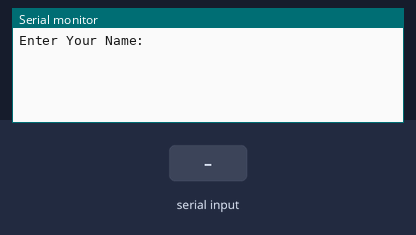
This sketch was run on a simulated Arduino Uno, built with avr-gcc and run on an emulated ATmega328P. Shown: the last lines printed to the serial monitor. The test bench sets the inputs (shaded band).

Above: at 1.2 s.
1.3 s: "male" received over Serial
At 3.5 s:
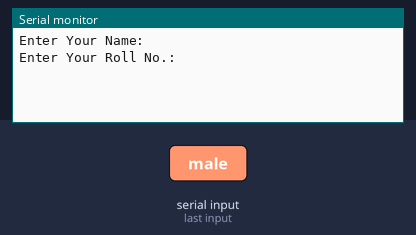
3.8 s: "cse" received over Serial
At 5.4 s:
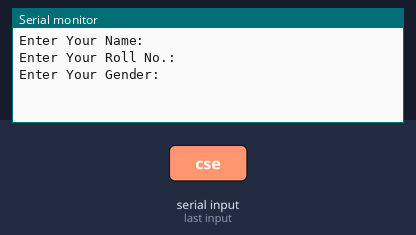
6.3 s: "ece" received over Serial
At 8.5 s:
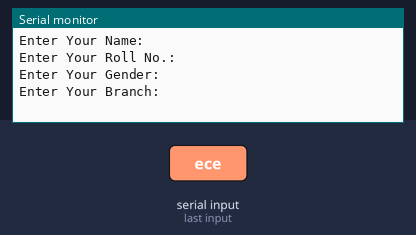
8.8 s: "1" received over Serial
At 10.4 s:
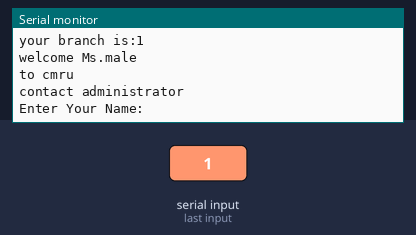

The sketch:

SERIAL_MONITOR.ino
```cpp
String n;
String r;
String g;
String b;

void setup() {
  Serial.begin(9600);
}
void loop() {
  Serial.println("Enter Your Name:");
  while (Serial.available() == 0) {}
  n=Serial.readString();

  Serial.println("Enter Your Roll No.:");
  while (Serial.available() == 0) {}
  r=Serial.readString();

  Serial.println("Enter Your Gender:");
  while (Serial.available() == 0) {}
  g=Serial.readString();

  Serial.println("Enter Your Branch:");
  while (Serial.available() == 0) {}
  b=Serial.readString();

  Serial.print("your name is:");
  Serial.println(n);
  Serial.print("your roll no. is:");
  Serial.println(r);
  Serial.print("your gender is:");
  Serial.println(g);
  Serial.print("your branch is:");
  Serial.println(b);

  if(g=="male"){
    Serial.print("welcome Mr.");
    Serial.println(n);
    Serial.println("to cmru");
  }
  else{
    Serial.print("welcome Ms.");
    Serial.println(n);
    Serial.println("to cmru");
  }
  if(b=="cse"){
   Serial.print("Your branch is:");
   Serial.println(b);
   Serial.println("go to room no. 403");
  }
  if(b=="ece"){
   Serial.print("Your branch is:");
   Serial.println(b);
   Serial.println("go to room no. 402");
  }
  else{
   Serial.println("contact administrator");

  }


}
```

Measured:
- after the input at 1.3 s, the serial monitor: prints a new line after 1.0 s (image 1)
- after the input at 3.8 s, the serial monitor: prints a new line after 1.0 s (image 2)
- after the input at 6.3 s, the serial monitor: prints a new line after 1.0 s (image 3)
- after the input at 8.8 s, the serial monitor: prints a new line after 1.0 s (image 4)
